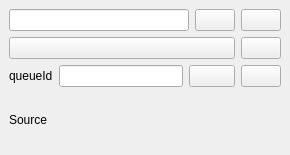
<?xml version="1.0" encoding="UTF-8"?>
<ui version="4.0">
 <class>MainWindow</class>
 <widget class="QMainWindow" name="MainWindow">
  <property name="geometry">
   <rect>
    <x>0</x>
    <y>0</y>
    <width>290</width>
    <height>155</height>
   </rect>
  </property>
  <property name="windowTitle">
   <string>MainWindow</string>
  </property>
  <property name="styleSheet">
   <string notr="true"/>
  </property>
  <widget class="QWidget" name="centralwidget">
   <layout class="QGridLayout" name="gridLayout">
    <item row="1" column="4">
     <widget class="QPushButton" name="btn_help_practicetool">
      <property name="text">
       <string/>
      </property>
     </widget>
    </item>
    <item row="2" column="1">
     <widget class="QLineEdit" name="edit_queueId"/>
    </item>
    <item row="0" column="0" colspan="3">
     <widget class="QLineEdit" name="edit_path"/>
    </item>
    <item row="2" column="0">
     <widget class="QLabel" name="label_queueId">
      <property name="text">
       <string>queueId</string>
      </property>
     </widget>
    </item>
    <item row="1" column="0" colspan="4">
     <widget class="QPushButton" name="btn_create_practicetool">
      <property name="text">
       <string/>
      </property>
     </widget>
    </item>
    <item row="2" column="2" colspan="2">
     <widget class="QPushButton" name="btn_create_queueId">
      <property name="text">
       <string/>
      </property>
     </widget>
    </item>
    <item row="0" column="4">
     <widget class="QPushButton" name="btn_refresh">
      <property name="text">
       <string/>
      </property>
     </widget>
    </item>
    <item row="2" column="4">
     <widget class="QPushButton" name="btn_help_queueId">
      <property name="text">
       <string/>
      </property>
     </widget>
    </item>
    <item row="0" column="3">
     <widget class="QPushButton" name="btn_select">
      <property name="text">
       <string/>
      </property>
     </widget>
    </item>
    <item row="3" column="0">
     <widget class="QLabel" name="label_source">
      <property name="text">
       <string>Source</string>
      </property>
     </widget>
    </item>
    <item row="3" column="1" colspan="4">
     <widget class="QLabel" name="label_source_link">
      <property name="text">
       <string/>
      </property>
     </widget>
    </item>
   </layout>
  </widget>
 </widget>
 <resources/>
 <connections/>
</ui>
